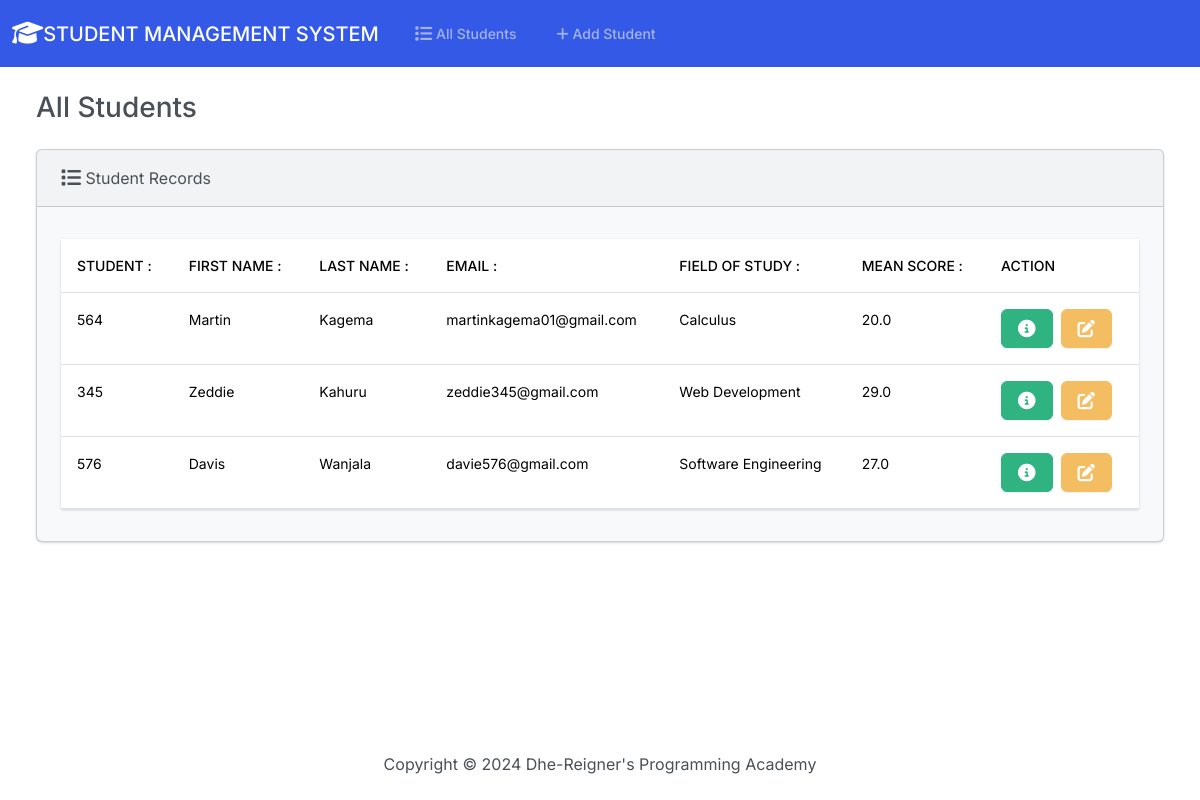
The app's page /, older data.
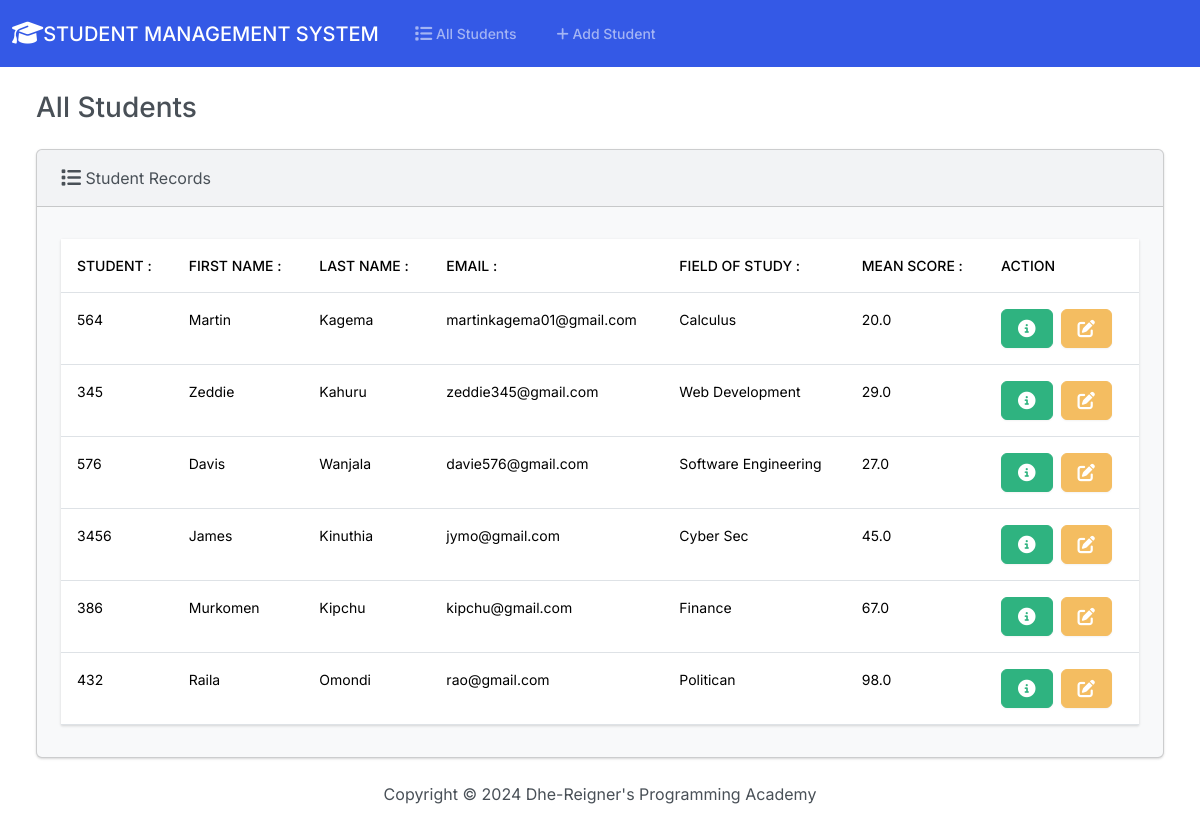
The same page, newer data.
### ManagementApp/models.py (models this page shows, shortened)
class Student(models.Model):
    student_number = models.PositiveIntegerField()
    first_name = models.CharField(max_length=50)
    last_name = models.CharField(max_length=50)
    email = models.EmailField(max_length=100)
    field_of_study = models.CharField(max_length=50)
    mean_score = models.FloatField()

### ManagementApp/views.py (the view)
# urls.py: path('', views.home,name='index'),
def home(request):
    return render(request, 'students/index.html',{
        'students':Student.objects.all()
    })

### ManagementApp/templates/students/index.html (shortened to what this page needs)
{% extends 'students/base.html' %}
{% load static %}
{% block content %}
    <h3 class="m-4">All Students</h3>
    <div class="row">
      <div class="col-12">
      {% if students %}
      <div class="card bg-light ms-4 me-4 mb-4">
        <div class="card-header">
          <i class="fa-solid fa-list fa-lg"></i> Student Records
        </div>
        <div class="card-body">
          <p class="card-text">
            <table class="table table-hover">
              <thead>
                <tr>
                  <th scope="col">Student :</th>
                  <th scope="col">First Name :</th>
                  <th scope="col">Last Name :</th>
                  <th scope="col">Email :</th>
                  <th scope="col">Field of Study :</th>
                  <th scope="col">Mean Score :</th>
                  <th scope="col">Action </th>
                </tr>
              </thead>
              <tbody>
                {% for student in students %}
                <tr>
                  <td>{{ student.student_number }}</td>
                  <td>{{ student.first_name }}</td>
                  <td>{{ student.last_name }}</td>
                  <td>{{ student.email }}</td>
                  <td>{{ student.field_of_study }}</td>
                  <td>{{ student.mean_score }}</td>
                  <td>
                    <button type="button" class="btn btn-success me-1" href="{% url 'view_student' student.id %}" data-bs-toggle="modal" data-bs-target="#myModal{{student.id}}">
                    </button>
                    <a class="btn btn-warning me-1" href="{% url 'edit' student.id %}">
                    </a>
                  </td>
                </tr>
                {% endfor %}
              </tbody>
            </table>
          </p>
        </div>
      </div>
      {% else %}
      <h5 class="alert alert-primary ms-4 me-4">No Student Records</h5>
      {% endif %}
      </div>
    </div>
{% endblock content %}

Row changes from the older to the newer data that the page shows:
added Student: student_number "3456", first_name "James", last_name "Kinuthia", email "jymo@gmail.com", field_of_study "Cyber Sec", mean_score "45.0"
added Student: student_number "386", first_name "Murkomen", last_name "Kipchu", email "kipchu@gmail.com", field_of_study "Finance", mean_score "67.0"
added Student: student_number "432", first_name "Raila", last_name "Omondi", email "rao@gmail.com", field_of_study "Politican", mean_score "98.0"
